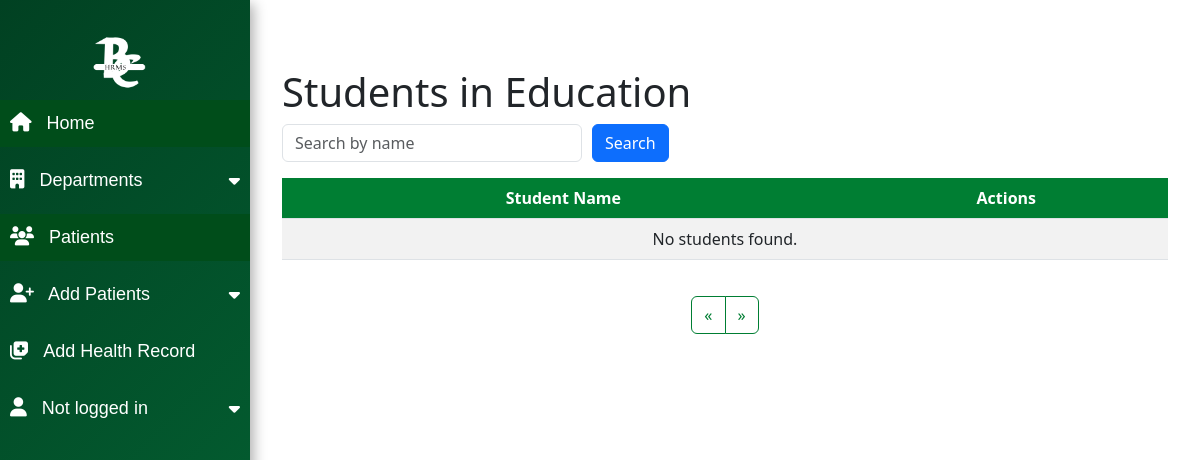
Page /dept_education.php on the earlier database version.
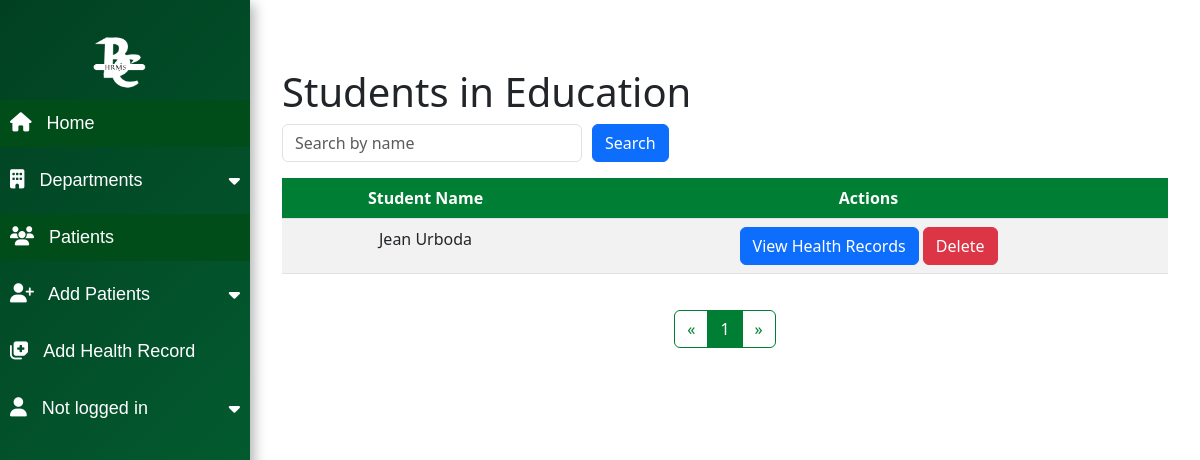
Same page on the later database version.
### tables this page shows
CREATE TABLE `students` (
  `id` int(11) NOT NULL,
  `first_name` varchar(50) NOT NULL,
  `last_name` varchar(50) NOT NULL,
  `department` varchar(50) NOT NULL,
  `age` int(11) DEFAULT NULL,
  `gender` enum('Male','Female') DEFAULT NULL,
  `deleted_at` datetime DEFAULT NULL
);

### dept_education.php (the view, shortened to what this page needs)
<?php
require 'config.php';
$department = 'Education';
$page = $_GET['page'] ?? 1;
$records_per_page = 10;
$offset = ($page - 1) * $records_per_page;
$query = $_GET['query'] ?? '';
$stmt = $conn->prepare("
    SELECT id, first_name, last_name
    FROM students
    WHERE department = :department
    AND deleted_at IS NULL -- Exclude soft-deleted students
    AND (first_name LIKE :query OR last_name LIKE :query)
    LIMIT :offset, :records_per_page
");
$stmt->bindParam(':department', $department);
$stmt->bindValue(':query', "%$query%", PDO::PARAM_STR);
$stmt->bindValue(':offset', $offset, PDO::PARAM_INT);
$stmt->bindValue(':records_per_page', $records_per_page, PDO::PARAM_INT);
$stmt->execute();
$students = $stmt->fetchAll(PDO::FETCH_ASSOC);
$stmt = $conn->prepare("
    SELECT COUNT(*) as total
    FROM students
    WHERE department = :department
    AND deleted_at IS NULL -- Exclude soft-deleted students
    AND (first_name LIKE :query OR last_name LIKE :query)
");
$stmt->bindParam(':department', $department);
$stmt->bindValue(':query', "%$query%", PDO::PARAM_STR);
$stmt->execute();
$total_students = $stmt->fetch(PDO::FETCH_ASSOC)['total'];
$total_pages = ceil($total_students / $records_per_page);
?>
<!DOCTYPE html>
<html lang="en">
<head>
    <link href="https://cdn.jsdelivr.net/npm/bootstrap@5.3.0-alpha3/dist/css/bootstrap.min.css" rel="stylesheet">
    <link rel="stylesheet" href="https://cdnjs.cloudflare.com/ajax/libs/font-awesome/6.4.0/css/all.min.css">
    <link rel="stylesheet" href="deptStyle.css">
</head>
<body>
    <?php include 'sidebar.php'; ?>
    <div class="main-content">
        <div class="container mt-5">
            <h1>Students in <?php echo htmlspecialchars($department); ?></h1>
            <form method="get" action="" class="mb-3">
                <input type="text" class="form-control" name="query" value="<?php echo htmlspecialchars($query); ?>" placeholder="Search by name">
                <button type="submit" class="btn btn-primary">Search</button>
            </form>
            <div class="student-list mt-3">
                <table class="table table-striped">
                    <thead>
                        <tr>
                            <th>Student Name</th>
                            <th>Actions</th>
                        </tr>
                    </thead>
                    <tbody>
                        <?php if (count($students) > 0): ?>
                            <?php foreach ($students as $student): ?>
                                <tr>
                                    <td><?php echo htmlspecialchars($student['first_name'] . ' ' . $student['last_name']); ?></td>
                                    <td>
                                        <a href="view_health_records.php?student_id=<?php echo $student['id']; ?>" class="btn btn-primary">View Health Records</a>
                                        <form method="POST" action="soft_delete_student.php" style="display:inline;">
                                            <button type="submit" class="btn btn-danger">Delete</button>
                                        </form>
                                    </td>
                                </tr>
                            <?php endforeach; ?>
                        <?php else: ?>
                            <tr>
                                <td colspan="2" class="text-center">No students found.</td>
                            </tr>
                        <?php endif; ?>
                    </tbody>
                </table>
            </div>
            <nav aria-label="Page navigation">
                <ul class="pagination">
                    <li class="page-item <?php if ($page <= 1) echo 'disabled'; ?>">
                        <a class="page-link" href="?page=<?php echo $page - 1; ?>&query=<?php echo urlencode($query); ?>" aria-label="Previous">
                            <span aria-hidden="true">&laquo;</span>
                        </a>
                    </li>
                    <?php for ($i = 1; $i <= $total_pages; $i++): ?>
                        <li class="page-item <?php if ($i == $page) echo 'active'; ?>">
                            <a class="page-link" href="?page=<?php echo $i; ?>&query=<?php echo urlencode($query); ?>"><?php echo $i; ?></a>
                        </li>
                    <?php endfor; ?>
                    <li class="page-item <?php if ($page >= $total_pages) echo 'disabled'; ?>">
                        <a class="page-link" href="?page=<?php echo $page + 1; ?>&query=<?php echo urlencode($query); ?>" aria-label="Next">
                            <span aria-hidden="true">&raquo;</span>
                        </a>
                    </li>
                </ul>
            </nav>
        </div>
    </div>
</body>
</html>

Differences in the rows shown:
added students: first_name+last_name "Jean Urboda"
Other differences:
new list line: "1"
text no longer shown: "No students found."
